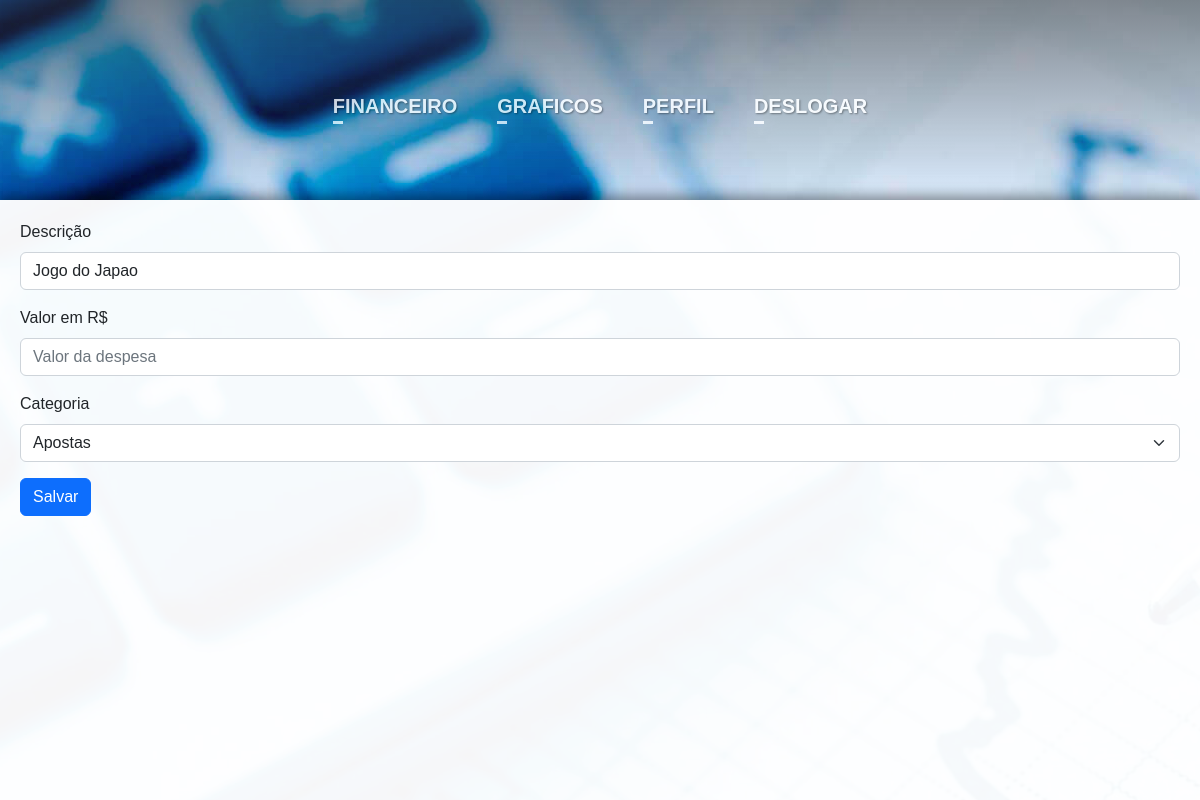
The page /auth/despesaEdit/1 (signed in) on the database as committed earlier.
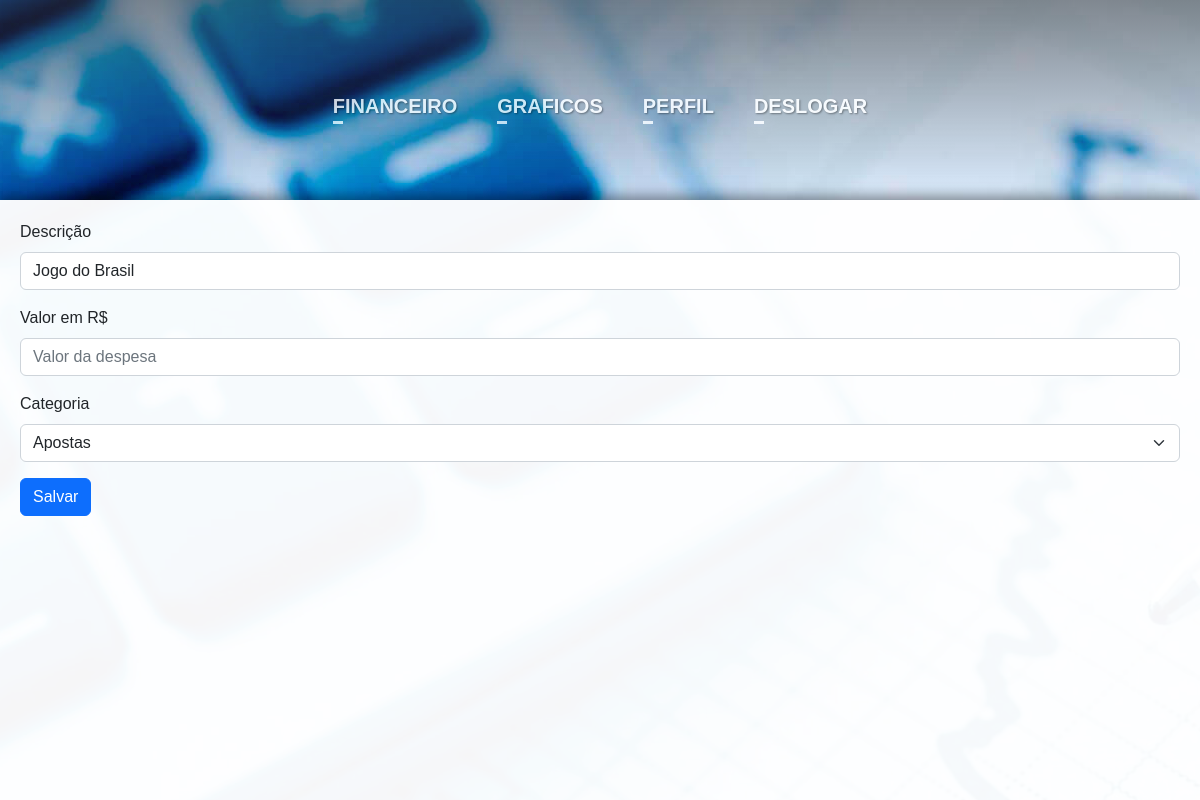
The same page on the database as committed later.
### main/models.py (models this page shows)
class Despesa(models.Model):
    categoria = models.ForeignKey(Categoria, on_delete=models.CASCADE, null=True, blank=True)
    descricao = models.CharField(max_length=100)
    valor = models.FloatField()
    user = models.ForeignKey(User, on_delete=models.CASCADE, null=True, blank=True)
    data = models.DateField(auto_now_add=True, null=True, blank=True)

### main/views.py (the view)
# urls.py: path('despesaEdit/<int:id>', views.despesaEdit, name='despesaEdit'),
@login_required
def despesaEdit(request, id):
    despesa = Despesa.objects.filter(id=id).first()
    categorias = Categoria.objects.all
    return render(request, 'editar/editDespesas.html',{'despesa':despesa,'categorias':categorias})

### main/templates/editar/editDespesas.html (shortened to what this page needs)
{% load static %}
<!DOCTYPE html>
<html lang="en">
<head>
    <link rel="stylesheet" href="{% static 'css/style.css' %}">
    <link href="https://cdn.jsdelivr.net/npm/bootstrap@5.2.3/dist/css/bootstrap.min.css" rel="stylesheet">
</head>
<body>
    <div class="Backgroundimg">
        {% include 'components/navbar.html' %}
        <div class="container-principal">
            <div class="btnsfin" style="width: 100%;">
                <form style="width: 100%;" action="{% url 'despesaEdit2' despesa.id %}" method="POST">
                    <div class="mb-3" style="text-align: left;">
                        <label class="form-label">Descrição</label>
                        <input type="text" class="form-control" style="width: 100%;" name="descricao" value="{{despesa.descricao}}" placeholder="Descrição da receita" required>
                    </div>
                    <div class="mb-3" style="text-align: left;">
                        <label class="form-label">Valor em R$</label>
                        <input type="text" class="form-control" style="width: 100%;" id="valor" name="valor" placeholder="Valor da despesa" required>
                    </div>
                    <div class="mb-3" style="text-align: left;">
                        <label class="form-label">Categoria</label>
                        <select class="form-select" name="categoria" aria-label="Default select example">
                            {% for categorias in categorias %}
                            <option value="{{categorias.id}}">{{categorias.nome}}</option>
                            {% endfor %}
                        </select>
                    </div>
                    <button style="float: left;" class="btn btn-primary">Salvar</button>
                </form>
            </div>
        </div>
    </div>
</body>
</html>

Rows that differ between the two databases and show on the page:
changed Despesa: descricao "Jogo do Japao" → "Jogo do Brasil"
